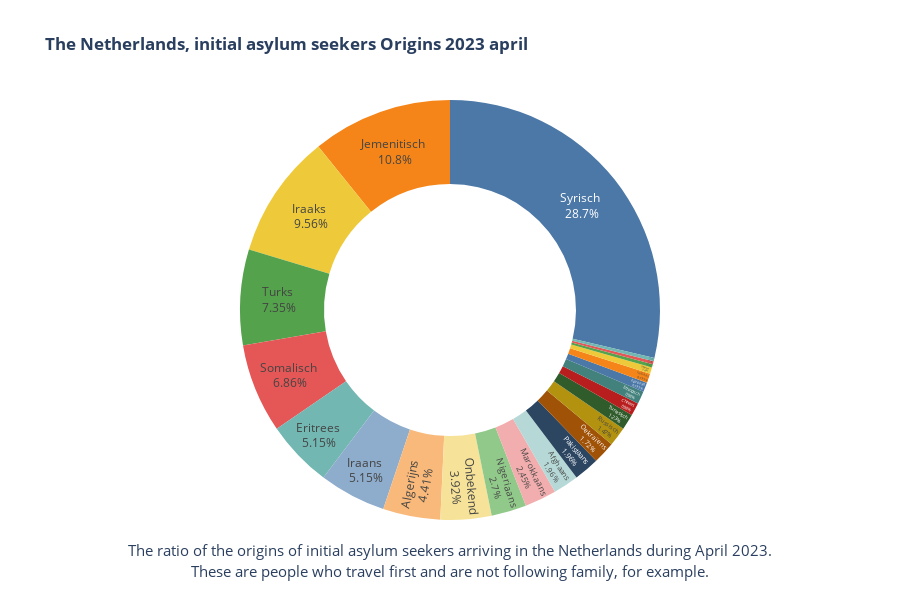

Source (notebook cell):
### Markdown cell above
### The Netherlands, initial asylum seekers Origins 2023 april

### Code cell
# Read the CSV file into a DataFrame
anngl_df = pd.read_csv("data/Asielverzoeken_en_nareizigers__nationaliteit__geslacht_en_leeftijd_18062023_133350.csv", low_memory=False, sep=';')

# Define color palette for the pie chart
colors = ['#4C78A8', '#F58518', '#EECA3B', '#54A24B', '#E45756', '#72B7B2']

# Create the pie chart using Plotly Express
fig = px.pie(
    anngl_df[anngl_df["Onderwerp"] == "Eerste asielverzoeken (personen)"][1:],
    values='2023 april*',
    names='Nationaliteit',
    color_discrete_sequence=colors,
    hole=0.6,
    height=600,
    title="<b>The Netherlands, initial asylum seekers Origins 2023 april</b>",
    labels={'x': "Fruits<br><sup>Fruit sales in the month of January</sup>"}
)

# Update chart layout
fig.update(layout_showlegend=False)
fig.update_traces(textposition='inside', textinfo='percent+label')
fig.update_layout(
    height=600,
    annotations=[
        dict(
            text='The ratio of the origins of initial asylum seekers arriving in the Netherlands during April 2023.',
            x=0.5,
            y=-0.1,
            font_size=15,
            showarrow=False
        ),
        dict(
            text='These are people who travel first and are not following family, for example.',
            x=0.5,
            y=-0.15,
            font_size=15,
            showarrow=False
        )
    ]
)

### Figure 1 — Plotly figure (JSON) as saved in the notebook; plotly's stock layout.template omitted (floating-point values rounded to 4 significant figures)
{"data": [{"domain": {"x": [0, 1], "y": [0, 1]}, "hole": 0.6, "hovertemplate": "Nationaliteit=%{label}<br>2023 april*=%{value}<extra></extra>", "labels": ["Afghaans ", "Algerijns ", "Chinees ", "Egyptisch ", "Eritrees ", "Ethiopisch ", "Gambiaans ", "Indiaas ", "Iraaks ", "Iraans ", "Jemenitisch ", "Marokkaans ", "Nigeriaans ", "Oekraïens ", "Pakistaans ", "Russisch ", "Soedanees ", "Somalisch ", "Syrisch ", "Tunesisch ", "Turks ", "Wit-Russisch ", "Onbekend", "Staatloos"], "legendgroup": "", "name": "", "showlegend": true, "textinfo": "percent+label", "textposition": "inside", "type": "pie", "values": [40, 90, 20, 15, 105, 20, 5, 15, 195, 105, 220, 50, 55, 35, 40, 30, 10, 140, 585, 25, 150, 5, 80, 5]}], "layout": {"annotations": [{"font": {"size": 15}, "showarrow": false, "text": "The ratio of the origins of initial asylum seekers arriving in the Netherlands during April 2023.", "x": 0.5, "y": -0.1}, {"font": {"size": 15}, "showarrow": false, "text": "These are people who travel first and are not following family, for example.", "x": 0.5, "y": -0.15}], "height": 600, "legend": {"tracegroupgap": 0}, "piecolorway": ["#4C78A8", "#F58518", "#EECA3B", "#54A24B", "#E45756", "#72B7B2"], "showlegend": false, "title": {"text": "<b>The Netherlands, initial asylum seekers Origins 2023 april</b>"}}}
